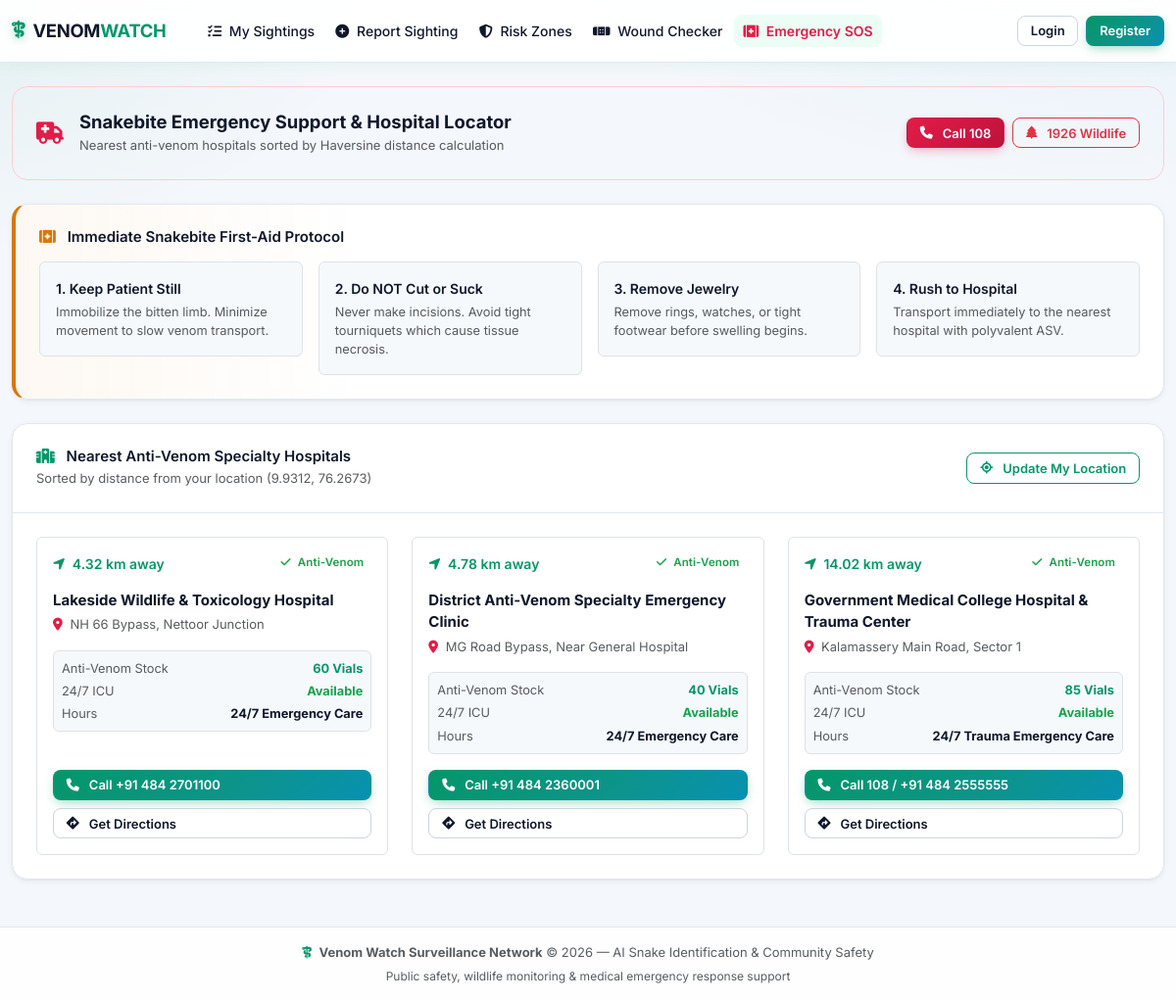
The app's page /emergency/ with its own data.
### emergency/models.py (models this page shows, shortened)
class Hospital(models.Model):
    name = models.CharField(max_length=200)
    phone_number = models.CharField(max_length=50, help_text="Emergency Contact / Hotline")
    address = models.CharField(max_length=255)
    latitude = models.FloatField()
    longitude = models.FloatField()
    anti_venom_available = models.BooleanField(default=True)
    anti_venom_stock_vials = models.IntegerField(default=50, help_text="Vials in stock")
    has_icu = models.BooleanField(default=True, help_text="24/7 ICU & Ventilator availability")
    operating_hours = models.CharField(max_length=100, default="24/7 Emergency Care")
    def distance_from(self, user_lat, user_lng):
        R = 6371.0  # Earth's radius in kilometers
        dlat = math.radians(self.latitude - user_lat)
        dlng = math.radians(self.longitude - user_lng)
        a = (math.sin(dlat / 2) ** 2 +
             math.cos(math.radians(user_lat)) * math.cos(math.radians(self.latitude)) * math.sin(dlng / 2) ** 2)
        c = 2 * math.atan2(math.sqrt(a), math.sqrt(1 - a))
        return round(R * c, 2)

### emergency/views.py (the view)
# urls.py: path('', views.assistance_view, name='assistance'),
def assistance_view(request):
    if Hospital.objects.count() == 0:
        for h in DEFAULT_HOSPITALS:
            Hospital.objects.create(**h)
    user_lat = float(request.GET.get('lat', 9.9312))
    user_lng = float(request.GET.get('lng', 76.2673))
    hospitals = list(Hospital.objects.all())
    for h in hospitals:
        h.distance_km = h.distance_from(user_lat, user_lng)
    hospitals.sort(key=lambda x: x.distance_km)
    return render(request, 'emergency/assistance.html', {
        'hospitals': hospitals,
        'user_lat': user_lat,
        'user_lng': user_lng
    })

### templates/emergency/assistance.html (shortened to what this page needs)
{% extends 'base.html' %}
{% block content %}
<div class="container py-4">
    <div class="emergency-banner p-4 mb-4">
        <div class="d-flex flex-column flex-md-row align-items-md-center justify-content-between gap-3">
            <div class="d-flex align-items-center gap-3">
                <i class="fa-solid fa-truck-medical" style="color: var(--danger); font-size: 1.4rem;"></i>
                <div>
                    <h2 class="fw-bold mb-1" style="font-size: 1.15rem; color: var(--text);">
                        Snakebite Emergency Support & Hospital Locator
                    </h2>
                    <p class="text-muted mb-0" style="font-size: 0.8125rem;">
                        Nearest anti-venom hospitals sorted by Haversine distance calculation
                    </p>
                </div>
            </div>
            <div class="d-flex gap-2 flex-wrap">
                <a href="tel:108" class="btn btn-danger-venom btn-sm text-nowrap">
                    <i class="fa-solid fa-phone me-1"></i> Call 108
                </a>
                <a href="tel:1926" class="btn btn-outline-danger btn-sm text-nowrap">
                    <i class="fa-solid fa-tree me-1"></i> 1926 Wildlife
                </a>
            </div>
        </div>
    </div>
    <div class="card-clean p-4 mb-4 card-warning-clean">
        <h5 class="fw-semibold mb-3" style="font-size: 0.9375rem; color: var(--text);">
            <i class="fa-solid fa-kit-medical me-2" style="color: var(--warning);"></i>
            Immediate Snakebite First-Aid Protocol
        </h5>
        <div class="row g-3">
            <div class="col-md-3 col-sm-6">
                <div class="p-3 rounded border" style="background: var(--surface-hover);">
                    <p class="fw-semibold mb-1" style="font-size: 0.875rem; color: var(--text);">
                        1. Keep Patient Still
                    </p>
                    <p class="text-muted mb-0" style="font-size: 0.8rem;">
                        Immobilize the bitten limb. Minimize movement to slow venom transport.
                    </p>
                </div>
            </div>
            <div class="col-md-3 col-sm-6">
                <div class="p-3 rounded border" style="background: var(--surface-hover);">
                    <p class="fw-semibold mb-1" style="font-size: 0.875rem; color: var(--text);">
                        2. Do NOT Cut or Suck
                    </p>
                    <p class="text-muted mb-0" style="font-size: 0.8rem;">
                        Never make incisions. Avoid tight tourniquets which cause tissue necrosis.
                    </p>
                </div>
            </div>
            <div class="col-md-3 col-sm-6">
                <div class="p-3 rounded border" style="background: var(--surface-hover);">
                    <p class="fw-semibold mb-1" style="font-size: 0.875rem; color: var(--text);">
                        3. Remove Jewelry
                    </p>
                    <p class="text-muted mb-0" style="font-size: 0.8rem;">
                        Remove rings, watches, or tight footwear before swelling begins.
                    </p>
                </div>
            </div>
            <div class="col-md-3 col-sm-6">
                <div class="p-3 rounded border" style="background: var(--surface-hover);">
                    <p class="fw-semibold mb-1" style="font-size: 0.875rem; color: var(--text);">
                        4. Rush to Hospital
                    </p>
                    <p class="text-muted mb-0" style="font-size: 0.8rem;">
                        Transport immediately to the nearest hospital with polyvalent ASV.
                    </p>
                </div>
            </div>
        </div>
    </div>
    <div class="card-clean">
        <div class="d-flex flex-column flex-md-row align-items-md-center justify-content-between gap-3 p-4 border-bottom">
            <div>
                <h5 class="fw-semibold mb-1" style="font-size: 0.9375rem; color: var(--text);">
                    <i class="fa-solid fa-hospital me-2" style="color: var(--primary);"></i>
                    Nearest Anti-Venom Specialty Hospitals
                </h5>
                <p class="text-muted mb-0" style="font-size: 0.8125rem;">
                    Sorted by distance from your location
                    ({{ user_lat|floatformat:4 }}, {{ user_lng|floatformat:4 }})
                </p>
            </div>
            <button type="button" id="btnUpdateLocation" class="btn btn-outline-teal btn-sm">
                <i class="fa-solid fa-location-crosshairs me-1"></i> Update My Location
            </button>
        </div>
        <div class="p-4">
            <div class="row g-4">
                {% for h in hospitals %}
                    <div class="col-md-4">
                        <div class="border rounded p-3 h-100 d-flex flex-column"
                             style="background: var(--surface);">
                            <div class="d-flex justify-content-between align-items-center mb-3">
                                <span class="fw-semibold" style="color: var(--primary); font-size: 0.875rem;">
                                    <i class="fa-solid fa-location-arrow me-1"></i>
                                    {{ h.distance_km }} km away
                                </span>
                                {% if h.anti_venom_available %}
                                    <span class="badge" style="background: var(--success-light); color: var(--success);">
                                        <i class="fa-solid fa-check me-1"></i> Anti-Venom
                                    </span>
                                {% else %}
                                    <span class="badge" style="background: var(--danger-light); color: var(--danger);">
                                        Out of Stock
                                    </span>
                                {% endif %}
                            </div>
                            <p class="fw-bold mb-1" style="font-size: 0.9375rem; color: var(--text);">{{ h.name }}</p>
                            <p class="text-muted mb-3" style="font-size: 0.8125rem;">
                                <i class="fa-solid fa-location-dot me-1" style="color: var(--danger);"></i>
                                {{ h.address }}
                            </p>
                            <div class="rounded border p-2 mb-3" style="background: var(--surface-hover);">
                                <div class="d-flex justify-content-between mb-1" style="font-size: 0.8rem;">
                                    <span class="text-muted">Anti-Venom Stock</span>
                                    <strong style="color: var(--primary);">{{ h.anti_venom_stock_vials }} Vials</strong>
                                </div>
                                <div class="d-flex justify-content-between mb-1" style="font-size: 0.8rem;">
                                    <span class="text-muted">24/7 ICU</span>
                                    <strong>
                                        {% if h.has_icu %}
                                            <span style="color: var(--success);">Available</span>
                                        {% else %}
                                            <span class="text-muted">Limited</span>
                                        {% endif %}
                                    </strong>
                                </div>
                                <div class="d-flex justify-content-between" style="font-size: 0.8rem;">
                                    <span class="text-muted">Hours</span>
                                    <strong style="color: var(--text);">{{ h.operating_hours }}</strong>
                                </div>
                            </div>
                            <div class="mt-auto d-flex flex-column gap-2">
                                <a href="tel:{{ h.phone_number }}" class="btn btn-teal btn-sm w-100">
                                    <i class="fa-solid fa-phone me-1"></i> Call {{ h.phone_number }}
                                </a>
                                <a href="https://www.google.com/maps/dir/?api=1&destination={{ h.latitude }},{{ h.longitude }}"
                                   target="_blank" class="btn btn-outline-secondary btn-sm w-100">
                                    <i class="fa-solid fa-directions me-1"></i> Get Directions
                                </a>
                            </div>
                        </div>
                    </div>
                {% empty %}
                    <div class="col-12 text-center py-5 text-muted">
                        <i class="fa-solid fa-hospital fa-2x mb-2 d-block" style="color: var(--border-hover);"></i>
                        <p class="mb-0" style="font-size: 0.875rem;">No hospital records found in system.</p>
                    </div>
                {% endfor %}
            </div>
        </div>
    </div>
</div>
{% endblock %}

### static/css/style.css (style rules this page uses)
:root { --primary: #059669; --primary-hover: #047857; --primary-light: #ecfdf5; --primary-muted: #a7f3d0; --primary-deep: #0d9488; --accent: #0ea5e9; --accent-light: #e0f2fe; --brand-gradient: linear-gradient(135deg, #059669 0%, #0d9488 55%, #0891b2 100%); --success: #16a34a; --success-light: #f0fdf4; --success-muted: #bbf7d0; --warning: #d97706; --warning-light: #fffbeb; --warning-muted: #fde68a; --danger: #e11d48; --danger-light: #fff1f2; --danger-muted: #fecdd3; --info: #0284c7; --info-light: #f0f9ff; --info-muted: #bae6fd; --text: #0f172a; --text-secondary: #475569; --text-muted: #64748b; --background: #f4f7fb; --surface: #ffffff; --surface-hover: #f6f9fc; --border: #e2e8f0; --border-hover: #cbd5e1; --radius-sm: 8px; --radius: 12px; --radius-lg: 16px; --shadow-xs: 0 1px 2px rgba(13, 148, 136, 0.05); --shadow-sm: 0 2px 6px rgba(15, 23, 42, 0.06), 0 1px 2px rgba(15, 23, 42, 0.04); --shadow-md: 0 8px 20px -6px rgba(5, 150, 105, 0.14), 0 3px 8px -3px rgba(15, 23, 42, 0.08); --shadow-lg: 0 16px 40px -12px rgba(5, 150, 105, 0.22), 0 4px 12px -4px rgba(15, 23, 42, 0.10); --transition: 150ms ease; --transition-md: 250ms cubic-bezier(0.4, 0, 0.2, 1); --bg-main: var(--background); --bg-card: var(--surface); --border-color: var(--border); --border-color-hover: var(--border-hover); --primary-teal: var(--primary); --primary-teal-dark: var(--primary-hover); --primary-teal-light: var(--primary-muted); --primary-teal-text: var(--primary-hover); --danger-red: var(--danger); --danger-light: var(--danger-light); --danger-text: #991b1b; --warning-amber: var(--warning); --warning-light: var(--warning-light); --warning-text: #92400e; --success-green: var(--success); --success-light: var(--success-light); --success-text: var(--success); --text-primary: var(--text); --text-secondary: var(--text-secondary); --text-muted: var(--text-muted); --shadow-lg: var(--shadow-md); }
*, *::before, *::after { box-sizing: border-box; }
body { background-color: var(--background); background-image: radial-gradient(1100px 500px at 100% -10%, rgba(14, 165, 233, 0.07), transparent 60%), radial-gradient(900px 480px at -10% 0%, rgba(5, 150, 105, 0.08), transparent 55%); background-attachment: fixed; color: var(--text); font-family: 'Inter', system-ui, -apple-system, BlinkMacSystemFont, 'Segoe UI', Roboto, sans-serif; font-size: 15px; line-height: 1.5; -webkit-font-smoothing: antialiased; min-height: 100vh; display: flex; flex-direction: column; }
.container { max-width: 1280px !important; }
.btn { font-size: 0.875rem; font-weight: 600; border-radius: var(--radius-sm); transition: background-color var(--transition), border-color var(--transition), color var(--transition), box-shadow var(--transition); line-height: 1.4; display: inline-flex; align-items: center; gap: 6px; }
.btn-sm { padding: 0.35rem 0.8rem; font-size: 0.8125rem; }
.btn-teal, .btn-neon { background-image: var(--brand-gradient); background-color: var(--primary); color: #ffffff; border: 1px solid transparent; box-shadow: 0 4px 12px -3px rgba(5, 150, 105, 0.45); }
.btn-outline-teal { background-color: transparent; color: var(--primary); border: 1.5px solid var(--primary); border-radius: var(--radius-sm); font-weight: 600; }
.btn-danger-venom { background-image: linear-gradient(135deg, #e11d48 0%, #be123c 100%); background-color: var(--danger); color: #ffffff; border: 1px solid transparent; border-radius: var(--radius-sm); font-weight: 600; box-shadow: 0 4px 12px -3px rgba(225, 29, 72, 0.4); }
.btn-outline-danger { border-radius: var(--radius-sm); font-weight: 600; }
.btn-outline-secondary { border-radius: var(--radius-sm); font-weight: 600; border-color: var(--border-hover); color: var(--text-secondary); }
.card-clean { background: var(--surface); border: 1px solid var(--border); border-radius: var(--radius-lg); box-shadow: var(--shadow-sm); transition: box-shadow var(--transition-md), transform var(--transition-md), border-color var(--transition-md); }
.card-warning-clean { border-left: 4px solid var(--warning); background-image: linear-gradient(90deg, rgba(217, 119, 6, 0.05), transparent 30%); }
.badge { font-size: 0.72rem; font-weight: 600; border-radius: 999px; padding: 0.3em 0.7em; letter-spacing: 0.01em; }
.emergency-banner { background-color: var(--danger-light); border: 1px solid var(--danger-muted); border-radius: var(--radius-lg); }
.emergency-banner { animation: vw-pulse-danger 2.4s ease-in-out infinite; }
.border-bottom { border-color: var(--border) !important; }

### records on screen
Hospital: distance_km "4.32", anti_venom_available True (drawn), name "Lakeside Wildlife & Toxicology Hospital", address "NH 66 Bypass, Nettoor Junction", anti_venom_stock_vials "60", has_icu "Available", operating_hours "24/7 Emergency Care", phone_number "+91 484 2701100"
Hospital: distance_km "4.78", anti_venom_available True (drawn), name "District Anti-Venom Specialty Emergency Clinic", address "MG Road Bypass, Near General Hospital", anti_venom_stock_vials "40", has_icu "Available", operating_hours "24/7 Emergency Care", phone_number "+91 484 2360001"
Hospital: distance_km "14.02", anti_venom_available True (drawn), name "Government Medical College Hospital & Trauma Center", address "Kalamassery Main Road, Sector 1", anti_venom_stock_vials "85", has_icu "Available", operating_hours "24/7 Trauma Emergency Care", phone_number "108 / +91 484 2555555"

### other values on screen
{{ user_lat|floatformat:4 }} "9.9312"
{{ user_lng|floatformat:4 }} "76.2673"
